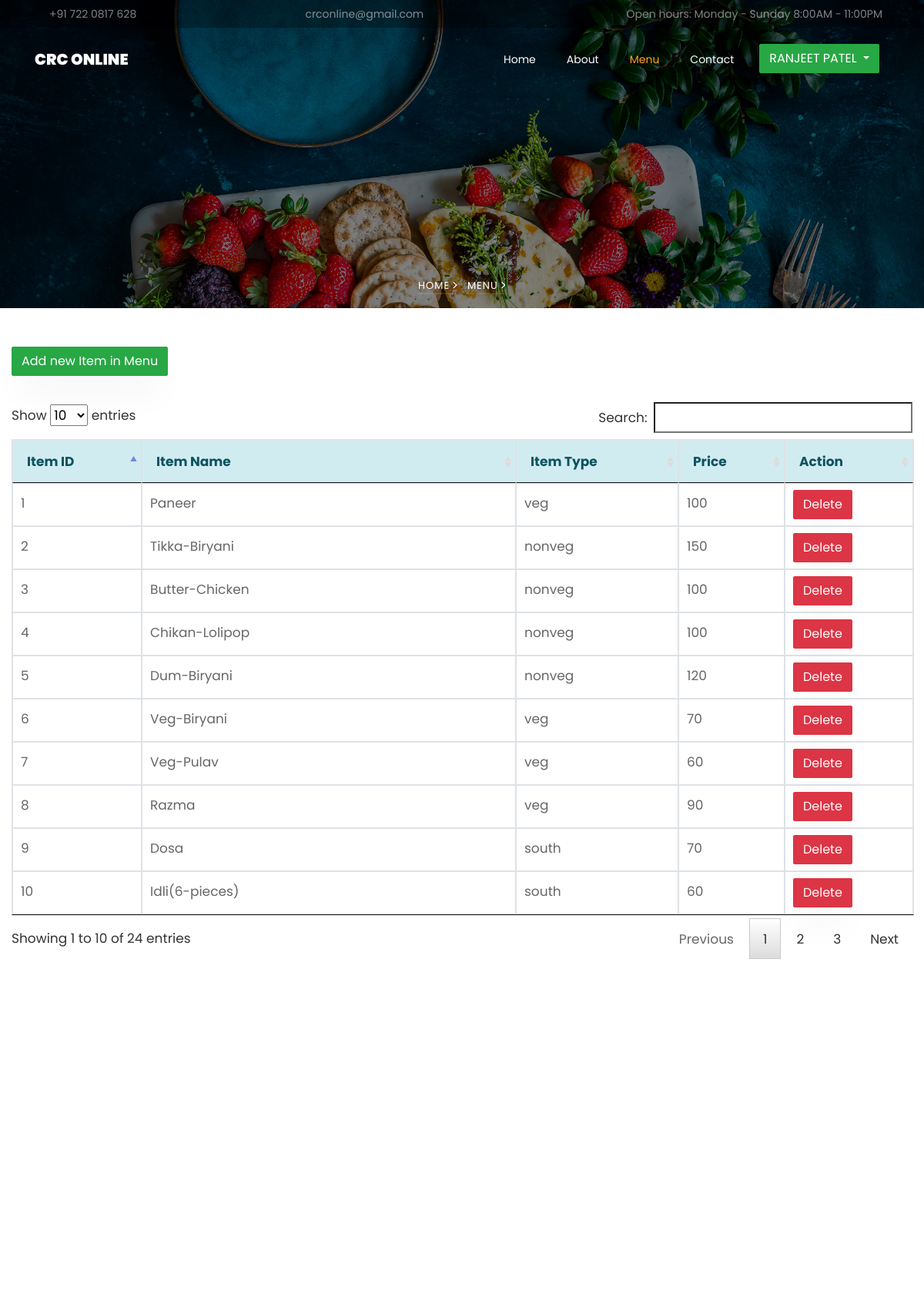
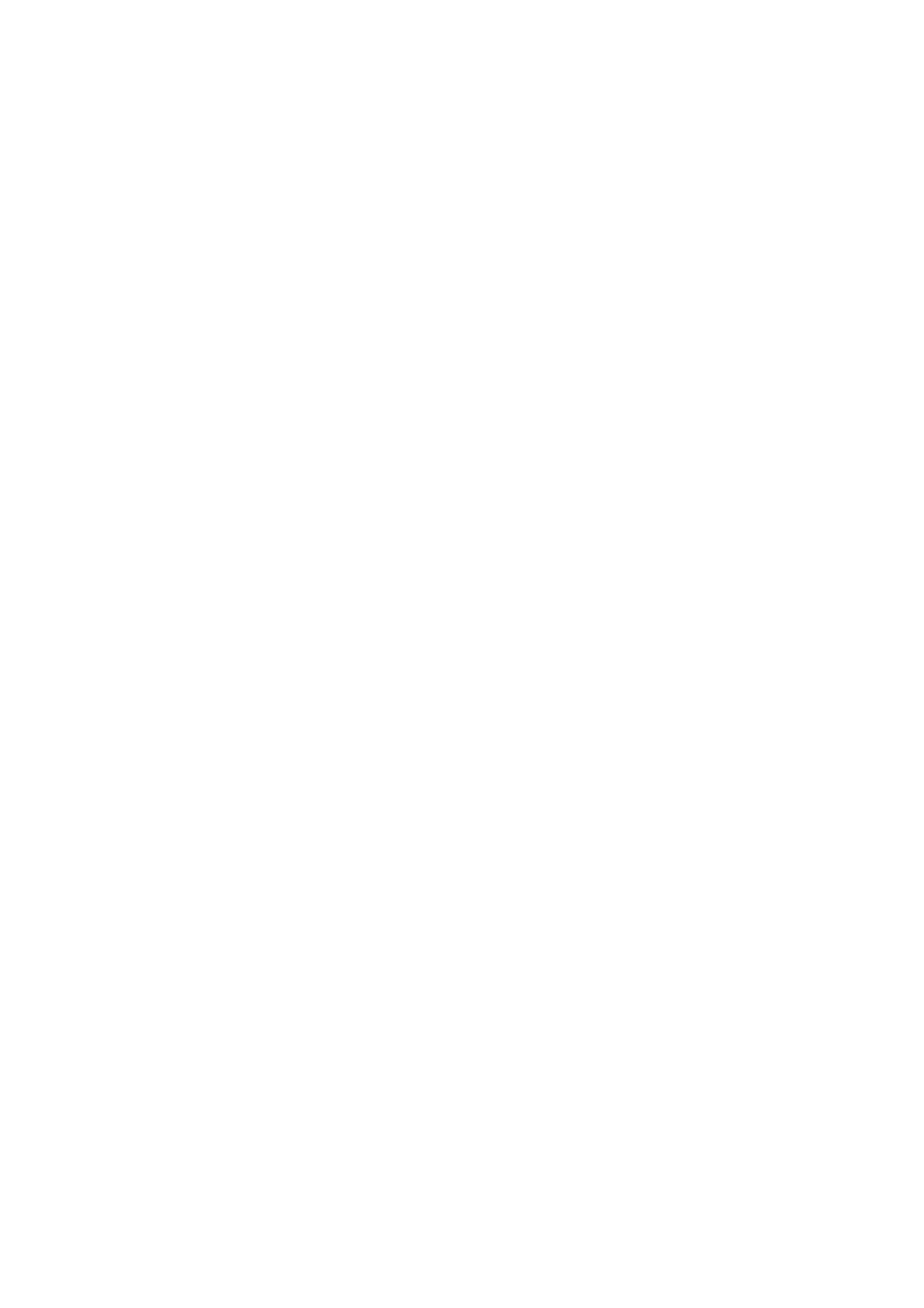
Screenshot of /admin/afr/menu.php (signed in, upper part) with the database file from the repository (2 pictures, top to bottom).
### tables this page shows
CREATE TABLE `menu` (
  `item_id` int(6) NOT NULL,
  `item` varchar(255) NOT NULL,
  `type` varchar(255) NOT NULL,
  `price` int(6) NOT NULL
);

### admin/account.php (called while the page is built)
<?php
	require_once 'connect.php';
	$q_adminname = $conn->query("SELECT * FROM `admin` WHERE `admin_id` = '$_SESSION[admin_id]'") or die(mysqli_error());
	$f_adminname = $q_adminname->fetch_array();
	$admin_name = $f_adminname['name'];

### admin/afr/menu.php (the view, shortened to what this page needs)
<!DOCTYPE html>
<?php
	require_once '../account.php';
?>
<html lang="en">
  <head>
    <link rel="stylesheet" href="css/open-iconic-bootstrap.min.css">
    <link rel="stylesheet" href="css/animate.css">
    <link rel="stylesheet" href="css/owl.carousel.min.css">
    <link rel="stylesheet" href="css/owl.theme.default.min.css">
    <link rel="stylesheet" href="css/magnific-popup.css">
    <link rel="stylesheet" href="css/aos.css">
    <link rel="stylesheet" href="css/ionicons.min.css">
    <link rel="stylesheet" href="css/bootstrap-datepicker.css">
    <link rel="stylesheet" href="css/jquery.timepicker.css">
    <link rel="stylesheet" href="css/flaticon.css">
    <link rel="stylesheet" href="css/icomoon.css">
    <link rel="stylesheet" href="css/style.css">
	<link rel = "stylesheet" href = "css/jquery.dataTables.css" />
  </head>
  <body>
    <div class="py-1 bg-black top">
    	<div class="container">
    		<div class="row no-gutters d-flex align-items-start align-items-center px-md-0">
	    		<div class="col-lg-12 d-block">
		    		<div class="row d-flex">
		    			<div class="col-md pr-4 d-flex topper align-items-center">
					    	<div class="icon mr-2 d-flex justify-content-center align-items-center"><span class="icon-phone2"></span></div>
						    <span class="text">+91 722 0817 628</span>
					    </div>
					    <div class="col-md pr-4 d-flex topper align-items-center">
					    	<div class="icon mr-2 d-flex justify-content-center align-items-center"><span class="icon-paper-plane"></span></div>
						    <span class="text">crconline@gmail.com</span>
					    </div>
					    <div class="col-md-5 pr-4 d-flex topper align-items-center text-lg-right justify-content-end">
						    <p class="mb-0 register-link"><span>Open hours: Monday - Sunday 8:00AM - 11:00PM</span></p>
					    </div>
				    </div>
			    </div>
		    </div>
		  </div>
    </div>
	  	<nav class="navbar navbar-expand-lg navbar-dark ftco_navbar bg-dark ftco-navbar-light" id="ftco-navbar">
	    	<div class="container">
	    		<a class="navbar-brand" href="home.php">CRC ONLINE</a>
	      		<div class="collapse navbar-collapse" id="ftco-nav">
					<ul class="navbar-nav ml-auto">
						<li class="nav-item"><a href="home.php" class="nav-link">Home</a></li>
						<li class="nav-item"><a href="about.php" class="nav-link">About</a></li>
						<li class="nav-item active"><a href="menu.php" class="nav-link">Menu</a></li>
						<li class="nav-item"><a href="contact.php" class="nav-link">Contact</a></li>
						<li class = " btn dropdown">
							<button class = "dropdown-toggle btn btn-success" data-toggle = "dropdown" type = "button" href = "#"> <?php echo htmlentities($admin_name)?> </button>
						</li>
					</ul>
	        	</div>
	    	</div>
	    </nav>
    <section class="hero-wrap hero-wrap-2" style="background-image: url('../../user/images/bg_3.jpg');" data-stellar-background-ratio="0.5">
		<div class="overlay">
		</div>
		<div class="container">
			<div class="row no-gutters slider-text align-items-end justify-content-center">
				<div class="col-md-9 ftco-animate text-center">
					<p class="breadcrumbs"><span class="mr-2"><a href="index.html">Home <i class="ion-ios-arrow-forward"></i></a></span> <span>Menu <i class="ion-ios-arrow-forward"></i></span></p>
				</div>
			</div>
		</div>
    </section>
	<div class = "well col-lg-12" style="margin-top:50px;">
				<button class = "btn btn-success" type = "button" href = "#" data-toggle = "modal" data-target = "#add_item"><span class = "glyphicon glyphicon-plus"></span> Add new Item in Menu</button>
				<br />
				<br />
				<table id = "table" class = "table table-bordered">
					<thead class = "alert-info">
						<tr>
							<th>Item ID</th>
							<th>Item Name</th>
							<th>Item Type</th>
							<th>Price</th>
							<th>Action</th>
						</tr>
					</thead>
					<tbody>
						<?php
							$q_item = $conn->query("SELECT * FROM `menu`") or die(mysqli_error());
							while($f_item = $q_item->fetch_array()){
						?>
						<tr>
							<td><?php echo $f_item['item_id']?></td>
							<td><?php echo $f_item['item']?></td>
							<td><?php echo $f_item['type']?></td>
							<td><?php echo $f_item['price']?></td>
							<td><a class = "btn btn-danger ritem_id" name = "<?php echo $f_item['item_id']?>" href = "#" data-toggle = "modal" data-target = "#delete"><span class = "glyphicon glyphicon-remove"></span>Delete</a> </td>
						</tr>
						<?php
							}
						?>
					</tbody>
				</table>
			</div>
	<section class="ftco-section">
		<div class="container-fluid px-4">
			<div class="row justify-content-center mb-5 pb-2">
			</div>
			<div class="row">
				<div class="col-md-6 col-lg-4 menu-wrap">
					<div class = "form-group">
					</div>
				</div>
				<div class="col-md-6 col-lg-4 menu-wrap">
					<div class = "form-group">
					</div>
				</div>
				<div class="col-md-6 col-lg-4 menu-wrap">
					<div class = "form-group">
					</div>
				</div>
			</div>
			<div class="row">
				<div class="col-md-6 col-lg-4 menu-wrap">
					<div class = "form-group">
					</div>
				</div>
				<div class="col-md-6 col-lg-4 menu-wrap">
					<div class = "form-group">
					</div>
				</div>
				<div class="col-md-6 col-lg-4 menu-wrap">
					<div class = "form-group">
					</div>
				</div>
			</div>
		</div>
		</section>
  </body>
</html>

### admin/afr/css/icomoon.css (style rules this page uses)
[class^="icon-"], [class*=" icon-"] { font-family: 'icomoon' !important; speak: none; font-style: normal; font-weight: normal; font-variant: normal; text-transform: none; line-height: 1; -webkit-font-smoothing: antialiased; -moz-osx-font-smoothing: grayscale; }
.icon-paper-plane:before { content: "\f1d8"; }
.icon-phone2:before { content: "\e0cd"; }

### rows the page displays
menu: item_id "1", item "Paneer", type "veg", price "100"
menu: item_id "2", item "Tikka-Biryani", type "nonveg", price "150"
menu: item_id "3", item "Butter-Chicken", type "nonveg", price "100"
menu: item_id "4", item "Chikan-Lolipop", type "nonveg", price "100"
menu: item_id "5", item "Dum-Biryani", type "nonveg", price "120"
menu: item_id "6", item "Veg-Biryani", type "veg", price "70"
menu: item_id "7", item "Veg-Pulav", type "veg", price "60"
menu: item_id "8", item "Razma", type "veg", price "90"
menu: item_id "9", item "Dosa", type "south", price "70"
menu: item_id "10", item "Idli(6-pieces)", type "south", price "60"

### other values shown
$admin_name "RANJEET PATEL"
